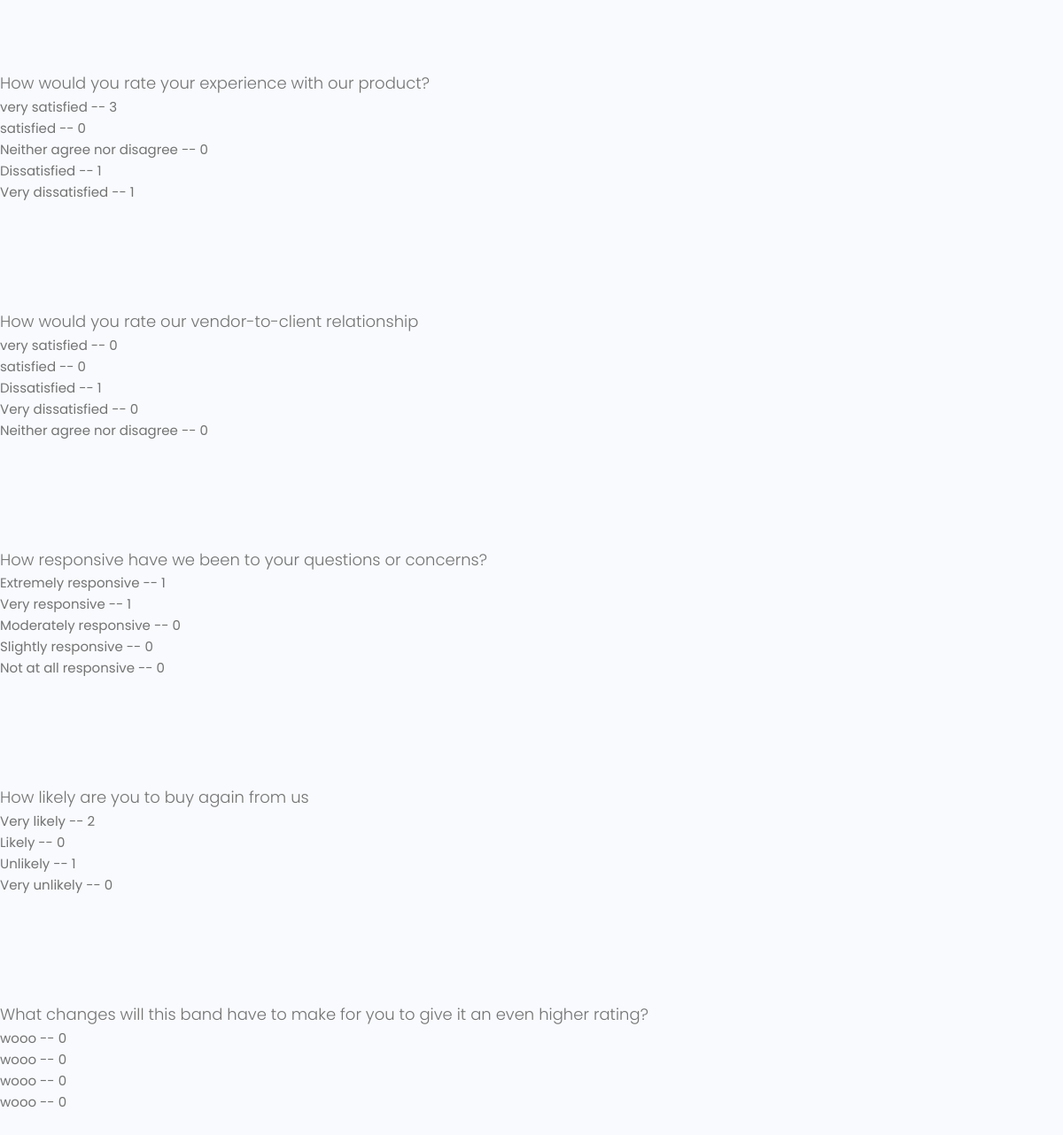
/review/, run on the app's committed database.
### question/models.py (models this page shows, shortened)
class Question(models.Model):
    question_text = models.CharField(
        max_length=200)
    pub_date = models.DateTimeField('date published')
    def __str__(self):
        return self.question_text

class Choice(models.Model):
    question = models.ForeignKey(Question,
                                 on_delete=models.CASCADE)
    choice_text = models.CharField(
        max_length=200)
    votes = models.IntegerField(default=0)

### question/views.py (the view)
# urls.py: path('review/', views.Votes, name='review'),
def Votes(request):
    questions = Question.objects.all()
    context = {'question': questions}
    return render(request, 'question/account.html',context)

### question/templates/question/account.html (shortened to what this page needs)
<!DOCTYPE html>
{% load static %}
<html lang="en">
<head>
  <link rel="stylesheet" href="https://cdn.iconmonstr.com/1.3.0/css/iconmonstr-iconic-font.min.css" />
  <link rel="stylesheet" href="{% static 'uikit/styles/uikit.css' %}" />
  <link rel="stylesheet" href="{% static 'styles/app.css' %}" />
</head>
<body>
  <main class="inbox my-xl">
    {% for obj in question %}
    <h6>{{obj}}</h6>
   <ul>
     {% for choice in obj.choice_set.all %}
     <li>
        {{choice.choice_text}} -- {{choice.votes}}
     </li>
     {% endfor %}
     <br><br><br><br><br>
   </ul>
    {% endfor %}
  </main>
</body>
</html>

### static/styles/app.css (style rules this page uses)
:root { --color-sub: #2d2d39; }
.inbox { height: 90vh; }

### static/uikit/styles/modules/_variables.css (style rules this page uses)
:root { --color-main: #5aa5b9; --color-main-light: #e6faff; --color-sub: #3f4156; --color-sub-light: #51546e; --color-sub-lighter: #ededfd; --color-text: #737373; --color-gray: #8b8b8b; --color-light: #e5e7eb; --color-light-gray: #767676; --color-bg: #f8fafd; --color-white: #fffefd; --color-white-light: #f3f3f3; --color-success: #359e64; --color-success-bg: #def8e8; --color-error: #fc4b0b; --color-error-bg: #fff2ee; --font-base: 'Poppins', arial, helvetica, 'Segoe UI', roboto, ubuntu, sans-serif; --font-monospace: 'Fira Code', 'Courier New', courier, monospace; --font-regular: 300; --font-medium: 500; --font-bold: 700; --generic-shadow: 1px 1px 5px #00000010; --generic-transition: all 0.3s ease-in-out; }

### static/uikit/styles/modules/_base.css (style rules this page uses)
* { margin: 0; padding: 0; box-sizing: border-box; text-rendering: optimizeLegibility; color: inherit; font-size: inherit; }
html { font-size: 50%; }
@media only screen and (min-width: 480px) { html { font-size: 56.25%; } }
@media only screen and (min-width: 1200px) { html { font-size: 62.5%; } }
body { line-height: 1.6; font-weight: 400; font-size: 1.5rem; color: var(--color-text); background-color: var(--color-bg); min-height: 100vh; }

### static/uikit/styles/modules/_typography.css (style rules this page uses)
* { font-family: var(--font-base); }
h5, h6 { font-weight: var(--font-regular); }
h6 { font-size: 1.8rem; }

### static/uikit/styles/modules/_utilities.css (style rules this page uses)
.my-xl { margin: 8rem auto; }

### data on the page
Question: question_text "How would you rate your experience with our product?"
Choice: choice_text "very satisfied", votes "3"
Choice: choice_text "satisfied", votes "0"
Choice: choice_text "Neither agree nor disagree", votes "0"
Choice: choice_text "Dissatisfied", votes "1"
Choice: choice_text "Very dissatisfied", votes "1"
Question: question_text "How would you rate our vendor-to-client relationship"
Choice: choice_text "very satisfied", votes "0"
Choice: choice_text "satisfied", votes "0"
Choice: choice_text "Dissatisfied", votes "1"
Choice: choice_text "Very dissatisfied", votes "0"
Choice: choice_text "Neither agree nor disagree", votes "0"
Question: question_text "How responsive have we been to your questions or concerns?"
Choice: choice_text "Extremely responsive", votes "1"
Choice: choice_text "Very responsive", votes "1"
Choice: choice_text "Moderately responsive", votes "0"
Choice: choice_text "Slightly responsive", votes "0"
Choice: choice_text "Not at all responsive", votes "0"
Question: question_text "How likely are you to buy again from us"
Choice: choice_text "Very likely", votes "2"
Choice: choice_text "Likely", votes "0"
Choice: choice_text "Unlikely", votes "1"
Choice: choice_text "Very unlikely", votes "0"
Question: question_text "What changes will this band have to make for you to give it an even higher rating?"
Choice: choice_text "wooo", votes "0"
Choice: choice_text "wooo", votes "0"
Choice: choice_text "wooo", votes "0"
Choice: choice_text "wooo", votes "0"
